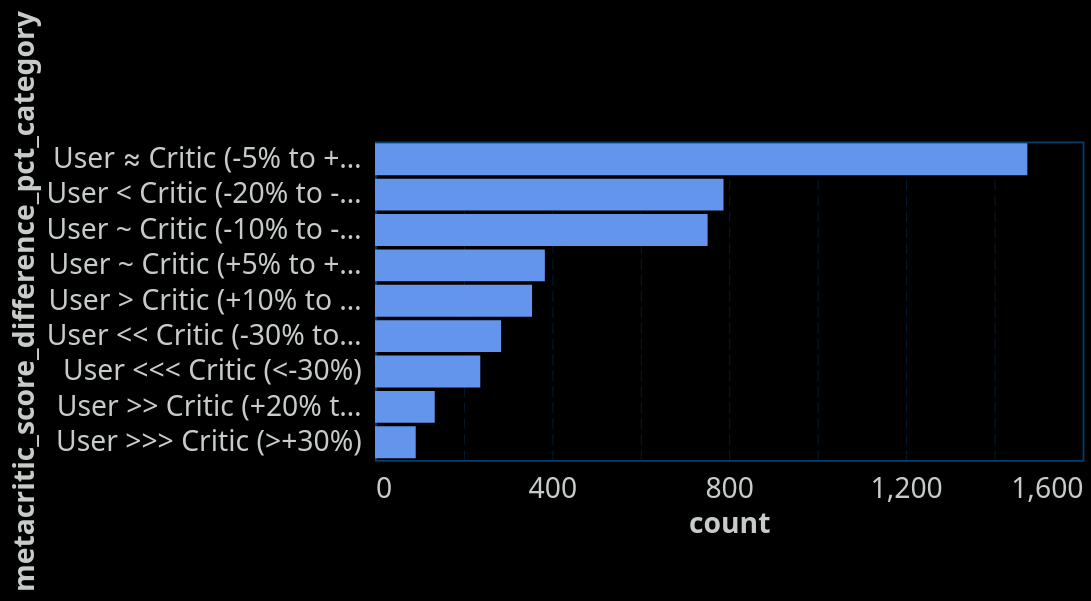

Vega-Lite specification for this chart:
### Vega-Lite specification from a JSON file in a GitHub repository (floating-point values rounded to 4 significant figures)
{"config": {"view": {"continuousWidth": 400, "continuousHeight": 300, "stroke": "#043f6b", "strokeWidth": 1}, "background": "#000000", "mark": {"color": "#6495ED"}, "arc": {"fill": "#6495ED"}, "area": {"fill": "#6495ED", "line": true, "fillOpacity": 0.1}, "line": {"stroke": "#6495ED", "strokeWidth": 2}, "path": {"stroke": "#6495ED"}, "rect": {"fill": "#6495ED"}, "shape": {"stroke": "#6495ED"}, "symbol": {"fill": "#6495ED"}, "title": {"color": "#C7CCC9", "anchor": "start", "dy": -15, "fontSize": 16, "font": "IBM Plex Sans,system-ui,-apple-system,BlinkMacSystemFont,\".sfnstext-regular\",sans-serif", "fontWeight": 600}, "axisBand": {"grid": false}, "axis": {"labelColor": "#C7CCC9", "labelFontSize": 16, "labelFont": "IBM Plex Sans Condensed, system-ui, -apple-system, BlinkMacSystemFont, \".SFNSText-Regular\", sans-serif", "labelFontWeight": 400, "titleColor": "#C7CCC9", "titleFontWeight": 600, "titleFontSize": 16, "grid": true, "gridColor": "#043f6b", "labelAngle": 0, "domainColor": null, "tickColor": null, "labelPadding": 2, "tickSize": 6, "tickWidth": 0.5, "gridOpacity": 1, "gridZ": 1}, "axisX": {"gridDash": [6, 3], "gridWidth": 0.25, "gridColor": "#043f6b", "labelAngle": 0}, "axisY": {"gridDash": [6, 3], "gridWidth": 0.25, "gridColor": "#043f6b"}, "layer": {"grid": 1, "mark": 0}, "legend": {"labelFontSize": 11, "padding": 1, "symbolType": "square", "labelColor": "#C7CCC9", "titleColor": "#C7CCC9"}, "style": {"guide-label": {"font": "IBM Plex Sans,system-ui,-apple-system,BlinkMacSystemFont,\".sfnstext-regular\",sans-serif", "fill": "#C7CCC9", "fontWeight": 400}, "guide-title": {"font": "IBM Plex Sans,system-ui,-apple-system,BlinkMacSystemFont,\".sfnstext-regular\",sans-serif", "fill": "#C7CCC9", "fontWeight": 400}}, "range": {"category": ["#33a8c7ff", "#52e3e1ff", "#a0e426ff", "#fdf148ff", "#ffab00ff", "#f77976ff", "#f050aeff", "#d883ffff", "#9336fdff"]}}, "data": {"name": "data-688e270f510170e3e65bad97e5f570aa"}, "mark": {"type": "bar"}, "encoding": {"x": {"field": "count", "type": "quantitative"}, "y": {"field": "metacritic_score_difference_pct_category", "sort": "-x", "type": "nominal"}}, "$schema": "https://vega.github.io/schema/vega-lite/v5.20.1.json", "datasets": {"data-688e270f510170e3e65bad97e5f570aa": [{"metacritic_score_difference_pct_category": "User <<< Critic (<-30%)", "count": 238}, {"metacritic_score_difference_pct_category": "User << Critic (-30% to -20%)", "count": 285}, {"metacritic_score_difference_pct_category": "User < Critic (-20% to -10%)", "count": 788}, {"metacritic_score_difference_pct_category": "User ~ Critic (-10% to -5%)", "count": 752}, {"metacritic_score_difference_pct_category": "User ≈ Critic (-5% to +5%)", "count": 1475}, {"metacritic_score_difference_pct_category": "User ~ Critic (+5% to +10%)", "count": 384}, {"metacritic_score_difference_pct_category": "User > Critic (+10% to +20%)", "count": 355}, {"metacritic_score_difference_pct_category": "User >> Critic (+20% to +30%)", "count": 135}, {"metacritic_score_difference_pct_category": "User >>> Critic (>+30%)", "count": 92}]}}
